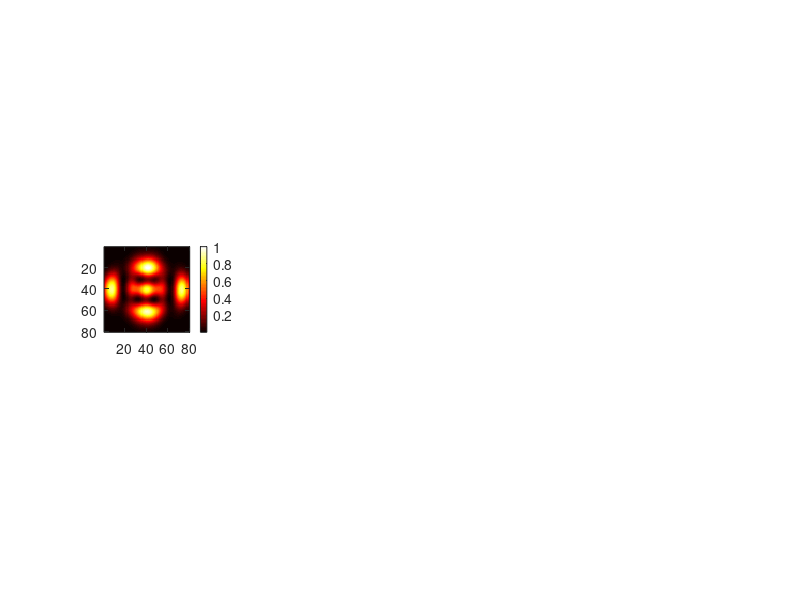

The MATLAB script that drew this image: (Note: this script raises an error after producing the figure.)
%%% Simple computer program to calculate arbitrary tightly focused (propagating andevanescent) vector light fields
clear all; close all; clc;
fig_size=80;zrange=1;
Linew=1;
scale=0.2;

Exf=importdata('tightly_focused_image/num3/Exf.mat'); Exf=imresize(Exf,[fig_size fig_size]);
Eyf=importdata('tightly_focused_image/num3/Eyf.mat'); Eyf=imresize(Eyf,[fig_size fig_size]);
Ezf=importdata('tightly_focused_image/num3/Ezf.mat'); Ezf=imresize(Ezf,[fig_size fig_size]);

Ex=abs(Exf.*conj(Exf)); % total field at the material n 2 incident+reflected
Ey=abs(Eyf.*conj(Eyf));
Ez=abs(Ezf.*conj(Ezf));
Et=Ex+Ey+Ez;
et=max(max(Et));
Ex_n=Ex./max(max(et));
Ey_n=Ey./max(max(et));
Ez_n=Ez./max(max(et));
Et_n=Et./max(max(et));

phase_x=angle(Exf);phase_y=angle(Eyf);phase_z=angle(Ezf);
%phase_x(phase_x>2.8)=-phase_x(phase_x>2.8); phase_y(phase_y>2.8)=-phase_y(phase_y>2.8); phase_z(phase_z>2.8)=-phase_z(phase_z>2.8);



%%%%%%%%%%%
% Polarization strip
Ran=size(Exf,1);
x2=linspace(0,Ran,Ran); %%%auxiliary coordinate for correction
y2=x2; [X2,Y2]=meshgrid(x2,y2);
[phi,r] = cart2pol(X2,Y2);

ex=real(Exf)+1j.*imag(Exf);
ey=real(Eyf)+1j.*imag(Eyf);
ez=real(Ezf)+1j.*imag(Ezf);
EE=dot(ex,ex)+dot(ey,ey)+dot(ez,ez);

% x-yPlane Projection
ax=real(ex.*sqrt(EE))./abs(sqrt(EE));
ax_n=ax./max(max(ax));
ay=real(ey.*sqrt(EE))./abs(sqrt(EE));
ay_n=ay./max(max(ay));
az=real(ez.*sqrt(EE))./abs(sqrt(EE));
az_n=az./max(max(az));


cnt1=0;
cnt2=0;
cnt3=0;
g1=[];
g2=[];
g3=[];
strip1=Ran/8.5;
strip2=Ran/4;
strip3=Ran/2.5;
for i=1:Ran
    for j=1:Ran
        I=i-(Ran+1)/2;
        J=j-(Ran+1)/2;
        if strip1*0.95<sqrt(I^2+J^2)
            if sqrt(I^2+J^2)<strip1*1.05
                cnt1=cnt1+1;
                g1(cnt1)=i+j*Ran;
                aX1(cnt1)=ax(i,j); aY1(cnt1)=ay(i,j); aZ1(cnt1)=az(i,j);
                x_1(cnt1)=X2(i,j); y_1(cnt1)=Y2(i,j); z_1(cnt1)=0;
            end
        end

        if strip2*0.975<sqrt(I^2+J^2)
            if sqrt(I^2+J^2)<strip2*1.025
                cnt2=cnt2+1;
                g2(cnt2)=i+j*Ran;
                aX2(cnt2)=ax(i,j); aY2(cnt2)=ay(i,j); aZ2(cnt2)=az(i,j);
                x_2(cnt2)=X2(i,j); y_2(cnt2)=Y2(i,j); z_2(cnt2)=0;
            end
        end

        if strip3*0.9825<sqrt(I^2+J^2)
            if sqrt(I^2+J^2)<strip3*1.0175
                cnt3=cnt3+1;
                g3(cnt3)=i+j*Ran;
                aX3(cnt3)=ax(i,j); aY3(cnt3)=ay(i,j); aZ3(cnt3)=az(i,j);
                x_3(cnt3)=X2(i,j); y_3(cnt3)=Y2(i,j); z_3(cnt3)=0;
            end
        end
    end
end


figure(1)
colormap('hot')
subplot(1,4,1);imagesc(Et_n);axis image; colorbar; clim([0 1]); title('Total Intensity'); axis off;
hold on; scatter(x_1,y_1,100,'white','.'); scatter(x_2,y_2,100,'blue','.'); scatter(x_3,y_3,100,'red','.');
subplot(1,4,2);imagesc(Ex_n);axis image; colorbar;axis off; clim([0 max(max(Ex_n))]); title('x');
hold on; scatter(x_1,y_1,100,'white','.'); scatter(x_2,y_2,100,'blue','.'); scatter(x_3,y_3,100,'red','.');
subplot(1,4,3);imagesc(Ey_n);axis image; colorbar;axis off; clim([0 max(max(Ey_n))]); title('y');
hold on; scatter(x_1,y_1,100,'white','.'); scatter(x_2,y_2,100,'blue','.'); scatter(x_3,y_3,100,'red','.');
subplot(1,4,4);imagesc(Ez_n);axis image; colorbar;axis off; clim([0 max(max(Ez_n))]); title('z');
hold on; scatter(x_1,y_1,100,'white','.'); scatter(x_2,y_2,100,'blue','.'); scatter(x_3,y_3,100,'red','.');
fontsize(1,22,"points");

figure(2)
colormap('hsv')
subplot(1,4,2);imagesc(phase_x);axis image; colorbar(); axis off; clim([-pi pi]);
hold on; scatter(x_1,y_1,100,'white','.'); scatter(x_2,y_2,100,'blue','.'); scatter(x_3,y_3,100,'red','.');
subplot(1,4,3);imagesc(phase_y);axis image; colorbar(); axis off; clim([-pi pi]);
hold on; scatter(x_1,y_1,100,'white','.'); scatter(x_2,y_2,100,'blue','.'); scatter(x_3,y_3,100,'red','.');
subplot(1,4,4);imagesc(phase_z);axis image; colorbar(); axis off; clim([-pi pi]);
hold on; scatter(x_1,y_1,100,'white','.'); scatter(x_2,y_2,100,'blue','.'); scatter(x_3,y_3,100,'red','.');
fontsize(2,22,"points");


%%%%%%% Polarization strip plot


%%% Plarization strip1
figure(3);

xrange1=strip1.*1.4; yrange1=strip1.*1.4; 
q1_p=quiver3(x_1,y_1,z_1,aX1.*scale,aY1.*scale,aZ1.*scale./2,1);
q1_p.LineWidth=Linew; q1_p.Color=[1 0 0];
hold on
q1_n=quiver3(x_1,y_1,z_1,-aX1.*scale,-aY1.*scale,-aZ1.*scale./2,1);
q1_n.LineWidth=Linew; q1_n.Color=[0 0 1];

% xyplane projection
z_plane=ones(1,numel(x_1)).*-zrange;
qxy1_p=quiver3(x_1,y_1,z_plane,aX1./5,aY1./5,aZ1.*0);
qxy1_p.LineWidth=Linew;qxy1_p.Color=[1 0.5 0.5];
hold on
qxy1_n=quiver3(x_1,y_1,z_plane,-aX1./5,-aY1./5,aZ1.*0,'b');
qxy1_n.LineWidth=Linew;qxy1_n.Color=[0.5 0.5 1];

xlim([Ran/2-xrange1 Ran/2+xrange1]);ylim([Ran/2-yrange1 Ran/2+yrange1]);zlim([-zrange zrange]);
xlabel('x');ylabel('y');zlabel('z');
title('Polarization strip 1');fontsize(3,18,"points");
axis off;

%%% Plarization strip2
figure(4)

xrange2=strip2*1.4; yrange2=strip2.*1.4;
q2_p=quiver3(x_2,y_2,z_2,aX2.*scale,aY2.*scale,aZ2.*scale./2,1);
q2_p.LineWidth=Linew; q2_p.Color=[1 0 0];
hold on
q2_n=quiver3(x_2,y_2,z_2,-aX2.*scale,-aY2.*scale,-aZ2.*scale./2,1);
q2_n.LineWidth=Linew; q2_n.Color=[0 0 1];

% xyplane projection
z_plane=ones(1,numel(x_2)).*-zrange;
qxy2_p=quiver3(x_2,y_2,z_plane,aX2./5,aY2./5,aZ2.*0);
qxy2_p.LineWidth=Linew;qxy2_p.Color=[1 0.5 0.5];
hold on
qxy2_n=quiver3(x_2,y_2,z_plane,-aX2./5,-aY2./5,aZ2.*0,'b');
qxy2_n.LineWidth=Linew;qxy2_n.Color=[0.5 0.5 1];

xlim([Ran/2-xrange2 Ran/2+xrange2]);ylim([Ran/2-yrange2 Ran/2+yrange2]);zlim([-zrange zrange]);
xlabel('x');ylabel('y');zlabel('z');
title('Polarization strip 2');fontsize(4,18,"points");
axis off;

%%% Plarization strip3
figure(5)

xrange3=strip3*1.4; yrange3=strip3*1.4; 
q3_p=quiver3(x_3,y_3,z_3,aX3.*scale,aY3.*scale,aZ3.*scale./2,1);
q3_p.LineWidth=Linew; q3_p.Color=[1 0 0];
hold on
q3_n=quiver3(x_3,y_3,z_3,-aX3.*scale,-aY3.*scale,-aZ3.*scale./2,1);
q3_n.LineWidth=Linew; q3_n.Color=[0 0 1];

% xyplane projection
z_plane=ones(1,numel(x_3)).*-zrange;
qxy3_p=quiver3(x_3,y_3,z_plane,aX3./5,aY3./5,aZ3.*0);
qxy3_p.LineWidth=Linew;qxy3_p.Color=[1 0.5 0.5];
hold on
qxy3_n=quiver3(x_3,y_3,z_plane,-aX3./5,-aY3./5,aZ3.*0,'b');
qxy3_n.LineWidth=Linew;qxy3_n.Color=[0.5 0.5 1];

xlim([Ran/2-xrange3 Ran/2+xrange3]);ylim([Ran/2-yrange3 Ran/2+yrange3]);zlim([-zrange zrange]);
xlabel('x');ylabel('y');zlabel('z');
title('Polarization strip 3');fontsize(5,18,"points");
axis off;


%% Function
function y=HGmode(n,m,x,y,w,z,R,k)
    zr=w^2*k/2; %Rayleigh length
    gouy=1j*(m+n+1)*atan(z/zr);
    W=w*(1+(z/zr)^2)^0.5; %Beam size
    u=(1/W).*exp(-((x.^2+y.^2)./W^2)-(1j*k.*(x.^2+y.^2)./(2*R))).*HermitePol(n,sqrt(2)/W.*x).*HermitePol(m,sqrt(2)/W.*y);%.*exp(gouy);
    U=abs(u.^2);
    U_n=U./max(U(:));
    y=u;%./max(max(abs(u)));
end

function u=HGmode45(n,x,y,w,z,k,R)
    HG=0;
    for i=0:n
        HG=HG+nchoosek(n,i).*HGmode(i,n-i,x,y,w,z,R,k);
    end
    u=HG.*sqrt(2)^n;
end

function u=HGmode_45(n,x,y,w,z,k,R)
    HG=0;
    for i=0:n
        if rem(i,2)==0
            HG=HG-nchoosek(n,i).*HGmode(i,n-i,x,y,w,z,R,k);
        else
            HG=HG+nchoosek(n,i).*HGmode(i,n-i,x,y,w,z,R,k);
        end
    end
    u=HG.*sqrt(2)^n;
end

function y=HermitePol(n,x)
Hn=0;
for m=0:floor(n/2)
    Hn=Hn+((-1)^m.*(2.*x).^(n-2*m))./(factorial(m)*factorial(n-2*m));
end
Hn=Hn.*factorial(n);
y=Hn;
end

function y=LGmode(p,l,r,phi,z,w,lam)
k=2*pi/lam; %Wave number
zr=w^2*k/2; %Rayleigh length
R=z+zr^2./z; %Beam curvature
W=w.*(1+(z./zr).^2).^0.5; %Beam size
C=(2*factorial(p)/(pi*factorial(p+abs(l))))^0.5;
%Gouy=-1j.*((-(l*phi)-((2*p+abs(l)+1).*atan(z./zr)))+k.*(r.^2./(2*R))+k.*z);
Gouy=-1j.*((-(l*phi)-((2*p+abs(l)+1).*atan(z./zr)))+k.*z);

LG1=C./W.*exp((-1).*r.^2./W.^2).*(2^0.5*r./W).^abs(l).*laguerre(p, l, 2*r.^2./W.^2).*exp(Gouy);
LG=abs(LG1.^2);
%y=LG./max(LG(:));
y=LG1;

end

function y=laguerre(p,l,x)
y=zeros(p+1,1);
L=abs(l);
if p==0
    y=1;
else
for m=0:p
    y(p+1-m)=((-1).^m.*(factorial(p+L)))./(factorial(p-m).*factorial(L+m).*factorial(m));
end
end
y=polyval(y,x);
end

function y=rotate(img,ang)
    % 回転する角度を指定 (例: 45度)
    rotationAngle = ang;
    
    % 画像のサイズを取得
    [rows, cols, ~] = size(img);
    
    % 回転行列の作成
    theta = deg2rad(rotationAngle);
    rotationMatrix = [cos(theta), -sin(theta); sin(theta), cos(theta)];
    
    % 中心座標の計算
    center = [(cols+1)/2, (rows+1)/2];
    
    % 回転行列を用いて画像を回転
    rotatedImage = zeros(size(img));
    for i = 1:rows
        for j = 1:cols
            % 回転前の座標を計算
            originalCoord = rotationMatrix * ([j; i] - center') + center';
            
            % 回転前の座標が画像の範囲内か確認してから値を代入
            if all(originalCoord > 0) && all(originalCoord <= [cols; rows])
                % バイリニア補間を行う場合は、適切な補間関数を実装してください
                
                rotatedImage(i, j, :) = img(ceil(originalCoord(2)), ceil(originalCoord(1)), :);
            end
        end
    end
    y=rotatedImage;
end